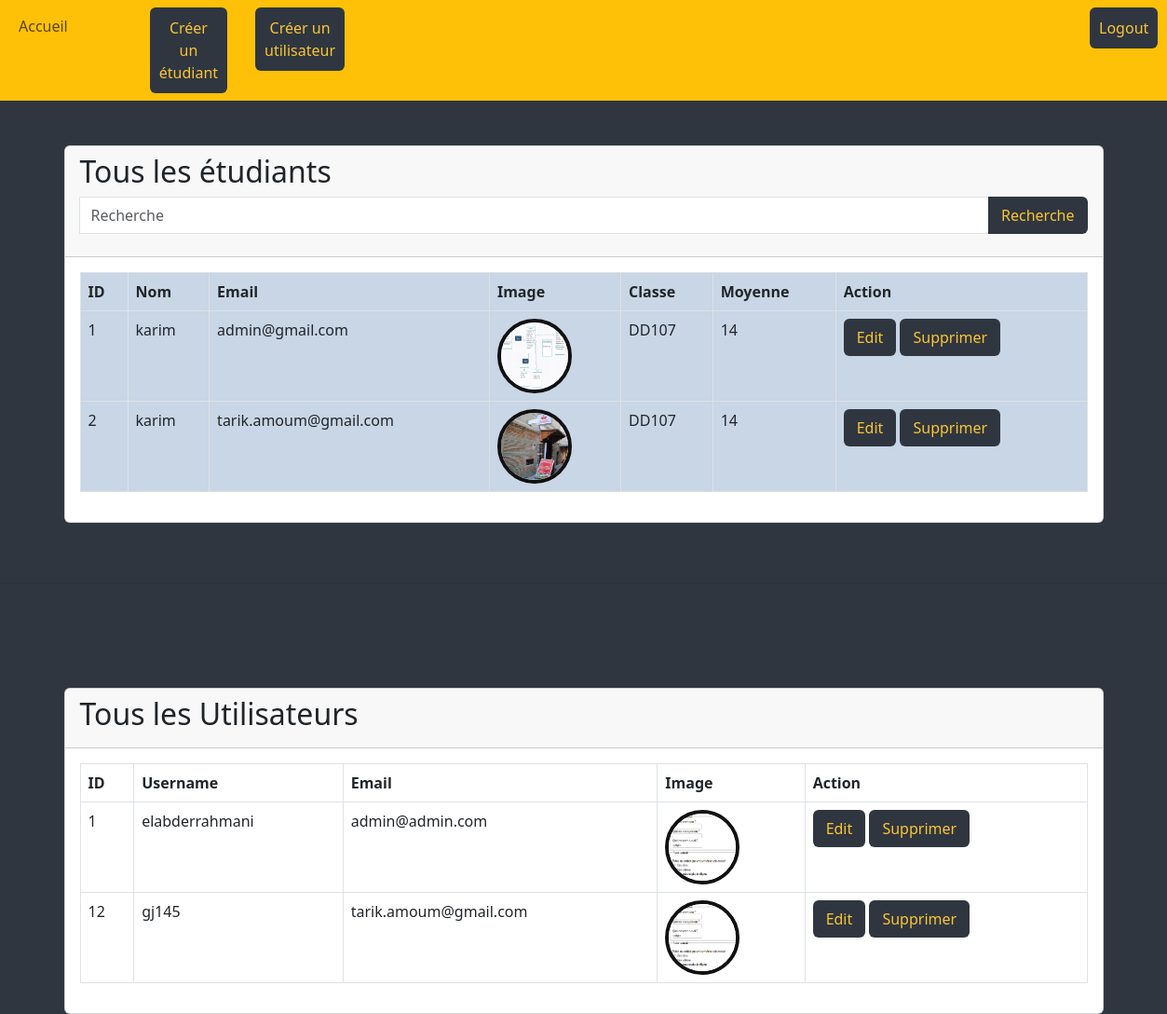
/index.php (signed in), run on the app's committed database.
### tables this page shows
CREATE TABLE `etudiant` (
  `id` int(11) NOT NULL,
  `nom` varchar(30) NOT NULL,
  `email` varchar(50) NOT NULL,
  `image_path` varchar(255) NOT NULL,
  `Classe` varchar(30) NOT NULL,
  `Moyenne` varchar(30) NOT NULL
);

CREATE TABLE `users` (
  `id` int(11) NOT NULL,
  `email` varchar(50) NOT NULL,
  `username` varchar(50) NOT NULL,
  `password` varchar(255) NOT NULL,
  `image` varchar(255) NOT NULL
);

### index.php (the view, shortened to what this page needs)
<?php
require 'db.php';
$sql = 'SELECT * FROM etudiant';
$statement = $connection->prepare($sql);
$statement->execute();
$etudiant = $statement->fetchAll(PDO::FETCH_OBJ);
$sql2 = 'SELECT * FROM users';
$statement1 = $connection->prepare($sql2);
$statement1->execute();
$users = $statement1->fetchAll(PDO::FETCH_OBJ);
?>
<?php require 'header.php'; ?>
<div class="container">
    <div class="card mt-5">
        <div class="card-header">
            <h2>Tous les étudiants</h2>
            <form action="search.php" method="get">
                <div class="input-group mb-3">
                    <input type="text" id="search-query" class="form-control" name="q" placeholder="Recherche" aria-label="Recherche">
                    <button type="submit" class="btn btn-primary">Recherche</button>
                </div>
            </form>
        </div>
        <div class="card-body">
            <table class="table table-bordered" style="background:#c8d6e5;">
                <tr>
                    <th>ID</th>
                    <th>Nom</th>
                    <th>Email</th>
                    <th>Image</th>
                    <th>Classe</th>
                    <th>Moyenne</th>
                    <th>Action</th>
                </tr>
                <?php foreach ($etudiant as $person) : ?>
                    <tr>
                        <td><?= $person->id; ?></td>
                        <td><?= $person->nom; ?></td>
                        <td><?= $person->email; ?></td>
                        <td><img src="<?= $person->image_path; ?>" width="80px" height="80px" style="border-radius: 50%;border:solid 4px #111;"></td>
                        <td><?= $person->Classe; ?></td>
                        <td><?= $person->Moyenne; ?></td>
                        <td>
                            <a href="edit.php?id=<?= $person->id ?>" class="btn btn-success">Edit</a>
                            <a onclick="return confirm('Êtes-vous sûr de vouloir supprimer cet enregistrement?')" href="delete.php?id=<?= $person->id ?>" class='btn btn-danger'>Supprimer
                            </a>
                        </td>
                    </tr>
                <?php endforeach; ?>
            </table>
        </div>
    </div>
</div>
<br><br>
<hr><br><br>
<div class="container">
    <div class="card mt-5">
        <div class="card-header">
            <h2>Tous les Utilisateurs</h2>
        </div>
        <div class="card-body">
            <table class="table table-bordered">
                <tr>
                    <th>ID</th>
                    <th>Username</th>
                    <th>Email</th>
                    <th>Image</th>
                    <th>Action</th>
                </tr>
                <?php foreach ($users as $user) : ?>
                    <tr>
                        <td><?= $user->id; ?></td>
                        <td><?= $user->username; ?></td>
                        <td><?= $user->email; ?></td>
                        <td><img src="<?= $user->image; ?>" width="80px" height="80px" style="border-radius: 50%;border:solid 4px #111;"></td>
                        <td>
                            <a href="edituser.php?id=<?= $user->id ?>" class="btn btn-success">Edit</a>
                            <a onclick="return confirm('Êtes-vous sûr de vouloir supprimer cet enregistrement?')" href="deluser.php?id=<?= $user->id ?>" class='btn btn-danger'>Supprimer
                            </a>
                        </td>
                    </tr>
                <?php endforeach; ?>
            </table>
        </div>
    </div>
</div>

### header.php (shortened to what this page needs)
<!doctype html>
<html lang="fr">
    <head>
        <link rel="stylesheet"href="bootstrap.min.css">
    </head>
    <body style="background:#2f3640;">
    <div class="container-fluid bg-warning">
    <nav class="navbar navbar-expand-lg navbar-light bg-warning">
            <div class="collapse navbar-collapse"id="navbarSupportedContent">
                <ul class="navbar-nav mr-auto bg-warning">
                    <li class="nav-item active"> <a class="nav-link"href="./index.php">Accueil </a> </li>
                    <li class="nav-item"> <a style="background:#2f3640;color:white;margin-left:80px;"class="btn nav-link"href="create.php">Créer un étudiant</a> </li>
                    <li class="nav-item"> <a style="background:#2f3640;color:white;margin-left:30px;"class="btn nav-link"href="register.php">Créer un utilisateur</a> </li>
                    <li class="nav-item "> <a style="background:#2f3640;color:white;margin-left:800px;"class="btn nav-link"href="logout.php">Logout</a> </li>
                </ul>
            </div>
        </nav>
    </div>

### header.php (style rules this page uses)
.btn { background-color: #2f3640 !important; color: #fbc531 !important; border: solid 2px transparent; transition: 0.5s; }
a { color: #2f3640; }

### data on the page
etudiant: id "1", nom "karim", email "admin@gmail.com", image_path (picture), Classe "DD107", Moyenne "14"
etudiant: id "2", nom "karim", email "tarik.amoum@gmail.com", image_path (picture), Classe "DD107", Moyenne "14"
users: id "1", username "elabderrahmani", email "admin@admin.com", image (picture)
users: id "12", username "gj145", email "tarik.amoum@gmail.com", image (picture)
